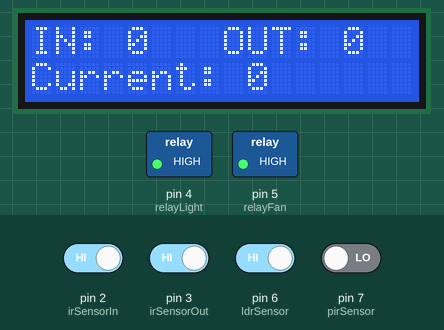
Simulated run of this sketch. Board: Arduino Uno, built with avr-gcc and run on an emulated ATmega328P. Shown: 16×2 character LCD, switched loads named in the sketch (green lamp = pin HIGH). The test bench sets the inputs (shaded band); at power-on: pin 2 (irSensorIn), pin 3 (irSensorOut), pin 6 (ldrSensor) HIGH, pin 7 (pirSensor) LOW. What the sketch prints to the serial monitor is not drawn.

Above: at 1.2 s.
1.3 s: pin 7 (pirSensor) driven HIGH
At 2.5 s:
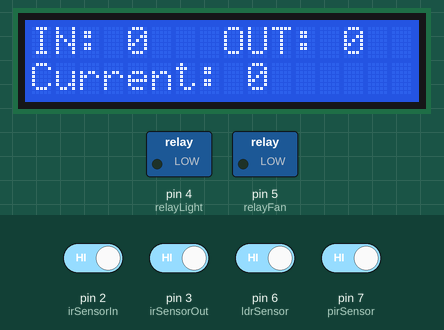
2.8 s: pin 6 (ldrSensor) driven LOW
At 4.6 s:
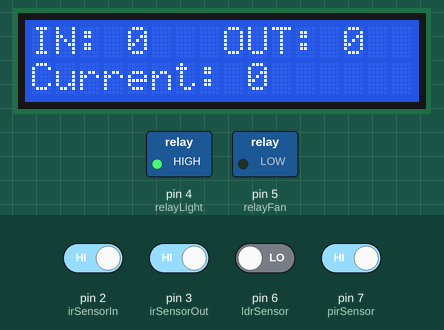
5.3 s: pin 6 (ldrSensor) driven HIGH
At 7.5 s:
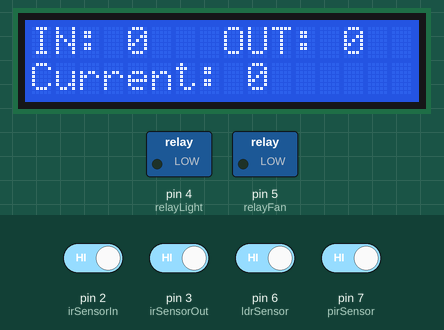
7.8 s: pin 7 (pirSensor) driven LOW
At 8.8 s:
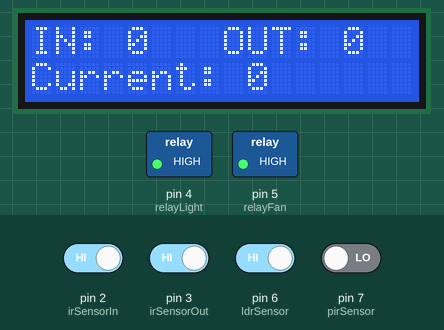
Timing chart, 0 to 10.3 s (numbered marks = the images above; inputs shaded):
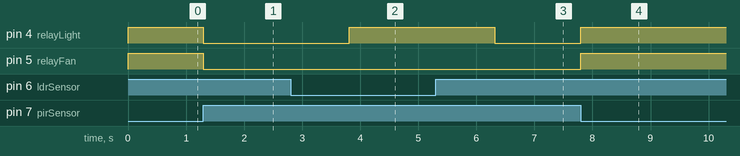

The sketch:

ARDUINOUNOBOARD.ino
```cpp
#include <SoftwareSerial.h>
#include <LiquidCrystal_I2C.h>

// 0x27(Alamat), 16 column, 2 baris
LiquidCrystal_I2C lcd(0x27, 16, 2);

// SoftwareSerial untuk hantar data ke ESP8266 (10 = RX, 11 = TX)
SoftwareSerial espSerial(10, 11);

const int irSensorIn  = 2; // Pin 2 untuk IR sensor (IN)
const int irSensorOut = 3; // Pin 3 untuk IR sensor (OUT)
const int relayLight  = 4; // Pin 4 untuk Relay Lampu
const int relayFan    = 5; // Pin 5 untuk Relay Kipas
const int ldrSensor   = 6; // Pin 6 untuk LDR Sensor
const int pirSensor   = 7; // Pin 7 untuk PIR Sensor

int in_count = 0;
int out_count = 0;
int current_count = 0;
int lastLdrState = -1; // assignkan dengan random value selain 0 dan 1
int lastPirState = -1; // assignkan dengan random value selain 0 dan 1
int lastRelayLightState = -1; // assignkan dengan random value selain 0 dan 1
int lastRelayFanState = -1; // assignkan dengan random value selain 0 dan 1
int webControlStatus = 0; // 0 = AUTO, 1 = FORCE ON, 2 = FORCE OFF

const unsigned long DEVICE_TIMEOUT = 10000; // 10 Saat untuk matikan Lampu/Kipas jika pir tiada mengesan pergerakan users
const unsigned long RESET_TIMEOUT  = 15000; // 15 Saat untuk reset Count ke 0 jika pir betul2 tiada mengesan pergerakan users
unsigned long lastMotionTime = 0; // untuk pir sensor

// Pembolehubah tambahan khusus untuk hentikan LDR Flickering (Hanya guna standard IF-ELSE)
int stableLdrState = -1;
unsigned long lastLdrDebounceTime = 0;
const unsigned long LDR_DEBOUNCE_DELAY = 1000; // Mesti stabil 1 saat baru tukar status lampu

void setup() {
  Serial.begin(115200);
  espSerial.begin(9600);

  pinMode(irSensorIn, INPUT);
  pinMode(irSensorOut, INPUT);
  pinMode(ldrSensor, INPUT);
  pinMode(pirSensor, INPUT);
  pinMode(relayLight, OUTPUT);
  pinMode(relayFan, OUTPUT);

  // Relay Active LOW: HIGH = OFF, LOW = ON
  digitalWrite(relayLight, HIGH);
  digitalWrite(relayFan, HIGH);

  lcd.init();
  lcd.backlight();
  lcd.setCursor(0, 0);
  lcd.print("IN: 0   OUT: 0");
  lcd.setCursor(0, 1);
  lcd.print("Current: 0");

  lastMotionTime = millis(); // millis() ibarat jam randik
  Serial.println("ARDUINO UNO ACTIVE");
}

void loop() {
  int rawLdrValue = digitalRead(ldrSensor);
  int pirSensorValue = digitalRead(pirSensor);

  // 1. PENAPIS LDR FLICKERING (Debounce LDR supaya tidak bergetar/flicker)
  if (rawLdrValue != lastLdrState) {
    lastLdrDebounceTime = millis();
    lastLdrState = rawLdrValue;
  }

  if ((millis() - lastLdrDebounceTime) > LDR_DEBOUNCE_DELAY) {
    if (rawLdrValue != stableLdrState) {
      stableLdrState = rawLdrValue;
      sendDataToESP(stableLdrState);
    }
  }

  // Jika waktu mula pembacaan, assign stableLdrState nilai semasa
  if (stableLdrState == -1) {
    stableLdrState = rawLdrValue;
  }

  // 2. KEMASKINI PEMASA PIR SENSOR
  if (pirSensorValue == HIGH) { // mula kiraan bagi lastMotionTime apabila pir sensor terima pergerakan
    lastMotionTime = millis();
  }

  if (pirSensorValue != lastPirState) { // update value terkini untuk pir sensor
    lastPirState = pirSensorValue;
    applyRelayLogic(stableLdrState, pirSensorValue); // untuk membuat perubahan value serta merta jika ada perubahan value pada kedua sensor kepada relay
    sendDataToESP(stableLdrState); // sentiasa menghantar value terkini kepada esp
  }

  if (millis() - lastMotionTime >= RESET_TIMEOUT) { // jika lastmotiontime lebih daripada resettimeout maka nilai count akan direset kepada 0
    if (current_count > 0) {
      in_count = 0;
      out_count = 0;
      current_count = 0;

      updateDisplay();
      sendDataToESP(stableLdrState);
      Serial.println("The classroom is empty(RESET)");
    }
  }

  // 3. TERIMA ARAHAN KAWALAN DARI ESP8266 (WEB DASHBOARD)
  if (espSerial.available() > 0) {
    String inputData = espSerial.readStringUntil('\n'); // terima input daripada web ke esp
    inputData.trim();
    if (inputData.startsWith("CTRL:")) {
      int newControlStatus = inputData.substring(5).toInt(); // mengambil value index yang ke 5 selepas "CTRL:"

      if (newControlStatus != webControlStatus) { // update status web control yang terkini
        webControlStatus = newControlStatus;
        applyRelayLogic(stableLdrState, pirSensorValue);
        sendDataToESP(stableLdrState);
      }
    }
  }

  applyRelayLogic(stableLdrState, pirSensorValue); // untuk membuat perubahan value serta merta jika ada perubahan value pada kedua sensor kepada relay

  int currentLightState = digitalRead(relayLight); // baca value terkini untuk relay lampu
  int currentFanState   = digitalRead(relayFan); // baca value terkini untuk relay kipas

  if (currentLightState != lastRelayLightState || currentFanState != lastRelayFanState) { // update value terkini untuk kedua relay
    lastRelayLightState = currentLightState;
    lastRelayFanState   = currentFanState;
    sendDataToESP(stableLdrState);
  }

  int statusIn  = digitalRead(irSensorIn);
  int statusOut = digitalRead(irSensorOut);

  // LOGIK OBJEK MASUK (Sensor IN -> Sensor OUT)
  if (statusIn == LOW && statusOut == HIGH) {
    unsigned long startTime = millis();
    bool isSuccess = false;

    while (millis() - startTime < 5000) {
      if (digitalRead(irSensorOut) == LOW) {
        isSuccess = true;
        break;
      }
    }

    if (isSuccess) {
      in_count++;
      updateDisplay();
      lastMotionTime = millis();

      Serial.print("Objek MASUK | Jumlah Terkini: ");
      Serial.println(current_count);

      applyRelayLogic(stableLdrState, digitalRead(pirSensor));
      sendDataToESP(stableLdrState);

      unsigned long clearTime = millis();
      while ((digitalRead(irSensorIn) == LOW || digitalRead(irSensorOut) == LOW) && (millis() - clearTime < 2000)) {
        delay(10);
      }
    }
  }

  // LOGIK OBJEK KELUAR (Sensor OUT -> Sensor IN)
  else if (statusOut == LOW && statusIn == HIGH) {
    unsigned long startTime = millis();
    bool isSuccess = false;

    while (millis() - startTime < 5000) {
      if (digitalRead(irSensorIn) == LOW) {
        isSuccess = true;
        break;
      }
    }

    if (isSuccess) {
      if (in_count > out_count) {
        out_count++;
        updateDisplay();
      }

      Serial.print("Objek KELUAR | Jumlah Terkini: ");
      Serial.println(current_count);

      applyRelayLogic(stableLdrState, digitalRead(pirSensor));
      sendDataToESP(stableLdrState);

      unsigned long clearTime = millis();
      while ((digitalRead(irSensorIn) == LOW || digitalRead(irSensorOut) == LOW) && (millis() - clearTime < 2000)) {
        delay(10);
      }
    }
  }
}

// Fungsi Kemaskini Relay mengikut Logik Baharu
void applyRelayLogic(int ldrSensorValue, int pirSensorValue) {
  if (webControlStatus == 1) {
    // FORCE ON dari Web
    digitalWrite(relayLight, LOW);
    digitalWrite(relayFan, LOW);
  }
  else if (webControlStatus == 2) {
    // FORCE OFF dari Web
    digitalWrite(relayLight, HIGH);
    digitalWrite(relayFan, HIGH);
  }
  else {
    // MOD AUTO:
    bool isDeviceTimeout = (millis() - lastMotionTime >= DEVICE_TIMEOUT);

    // Memastikan jika current_count > 0, alat tidak dimatikan sesuka hati oleh DEVICE_TIMEOUT
    bool activeCondition = false;
    if (current_count > 0) {
      activeCondition = true;
    } else if (pirSensorValue == HIGH && !isDeviceTimeout) {
      activeCondition = true;
    }

    if (activeCondition) {
      digitalWrite(relayFan, LOW); // Kipas ON

      if (ldrSensorValue == HIGH) {
        digitalWrite(relayLight, LOW);  // Bilik Gelap -> Lampu ON
      } else {
        digitalWrite(relayLight, HIGH); // Bilik Terang -> Lampu OFF
      }

    } else {
      // Jika count == 0 DAN tiada pergerakan melepasi 10 saat -> MATI
      digitalWrite(relayLight, HIGH);
      digitalWrite(relayFan, HIGH);
    }
  }
}

// Fungsi Hantar Data ke ESP8266 dengan Standard IF-ELSE
void sendDataToESP(int ldrSensorValue) {
  int relayLightStatus;
  if (digitalRead(relayLight) == LOW) {
      relayLightStatus = 1;
  } else {
      relayLightStatus = 0;
  }

  int relayFanStatus;
  if (digitalRead(relayFan) == LOW) {
      relayFanStatus = 1;
  } else {
      relayFanStatus = 0;
  }

  int pirStatus;
  if (digitalRead(pirSensor) == HIGH) {
      pirStatus = 1;
  } else {
      pirStatus = 0;
  }

  // Format: COUNT,LDR,RELAY_LIGHT,RELAY_FAN,PIR
  espSerial.print(current_count);
  espSerial.print(",");
  espSerial.print(ldrSensorValue);
  espSerial.print(",");
  espSerial.print(relayLightStatus);
  espSerial.print(",");
  espSerial.print(relayFanStatus);
  espSerial.print(",");
  espSerial.println(pirStatus);
}

// Fungsi Kemaskini Paparan LCD
void updateDisplay() {
  current_count = in_count - out_count;

  lcd.setCursor(4, 0);
  lcd.print("   ");
  lcd.setCursor(4, 0);
  lcd.print(in_count);

  lcd.setCursor(13, 0);
  lcd.print("   ");
  lcd.setCursor(13, 0);
  lcd.print(out_count);

  lcd.setCursor(9, 1);
  lcd.print("   ");
  lcd.setCursor(9, 1);
  lcd.print(current_count);
}
```

Measured:
- after the input at 1.3 s, pin 4 (relayLight), pin 5 (relayFan): HIGH → LOW at once
- after the input at 2.8 s, pin 4 (relayLight): LOW → HIGH after 1.0 s
- after the input at 5.3 s, pin 4 (relayLight): HIGH → LOW after 1.0 s
- after the input at 7.8 s, pin 4 (relayLight), pin 5 (relayFan): LOW → HIGH at once
